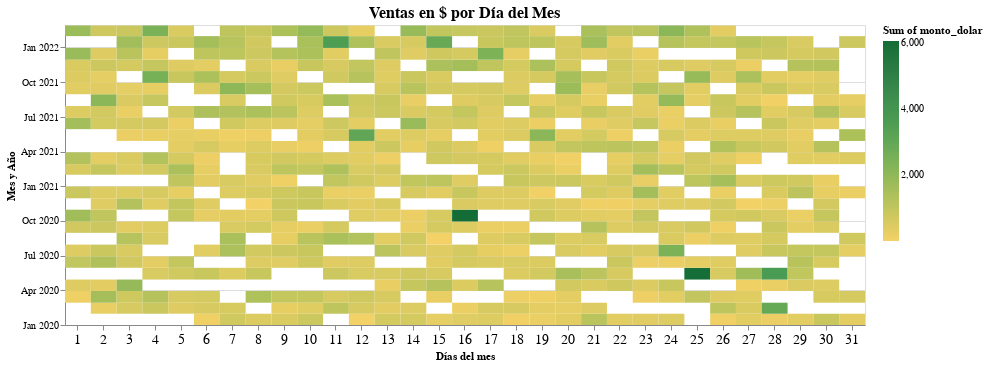

The cell this chart's notebook holds for it:
### Code cell
mapa = alt.Chart(df_ventas_dol).mark_rect().encode(
                x=alt.X('dia_mes:O', title='Días del mes', axis = alt.Axis(labelAngle=0, labelFontSize=14)),
                y=alt.Y('yearmonth(fecha):T', title = 'Mes y Año', scale=alt.Scale(zero=False), 
                  axis = alt.Axis(grid=True, titleAnchor='middle', titleAngle = 270, labelFontSize=10)),
                color=alt.Color(
                    'sum(monto_dolar):Q', scale=alt.Scale(scheme='goldgreen')),
                tooltip=[
                    alt.Tooltip('dia_mes:O', title='Día'),
                    alt.Tooltip('yearmonth(fecha):T', title='Mes y Año'),
                    alt.Tooltip('sum(monto_dolar):Q', title='Ventas en $')]
                ).properties(title='Ventas en $ por Día del Mes',
                             width=800, 
                             height=300
                ).configure_title(
                    fontSize = 16,
                    anchor = 'middle',
                ).interactive()

mapa

### Figure 1 — Vega-Lite specification as saved in the notebook (floating-point values rounded to 4 significant figures; data arrays with more than 128 entries replaced by an {"elided": "..."} marker saying what was removed)
{"config": {"view": {"continuousWidth": 400, "continuousHeight": 300}, "title": {"anchor": "middle", "fontSize": 16}}, "data": {"name": "data-a7ec29a1c52efe8cf6aaf89c57d87266"}, "mark": "rect", "encoding": {"color": {"aggregate": "sum", "field": "monto_dolar", "scale": {"scheme": "goldgreen"}, "type": "quantitative"}, "tooltip": [{"field": "dia_mes", "title": "Día", "type": "ordinal"}, {"field": "fecha", "timeUnit": "yearmonth", "title": "Mes y Año", "type": "temporal"}, {"aggregate": "sum", "field": "monto_dolar", "title": "Ventas en $", "type": "quantitative"}], "x": {"axis": {"labelAngle": 0, "labelFontSize": 14}, "field": "dia_mes", "title": "Días del mes", "type": "ordinal"}, "y": {"axis": {"grid": true, "labelFontSize": 10, "titleAnchor": "middle", "titleAngle": 270}, "field": "fecha", "scale": {"zero": false}, "timeUnit": "yearmonth", "title": "Mes y Año", "type": "temporal"}}, "height": 300, "selection": {"selector004": {"type": "interval", "bind": "scales", "encodings": ["x", "y"]}}, "title": "Ventas en $ por Día del Mes", "width": 800, "$schema": "https://vega.github.io/schema/vega-lite/v4.17.0.json", "datasets": {"data-a7ec29a1c52efe8cf6aaf89c57d87266": {"elided": "612 records"}}}
